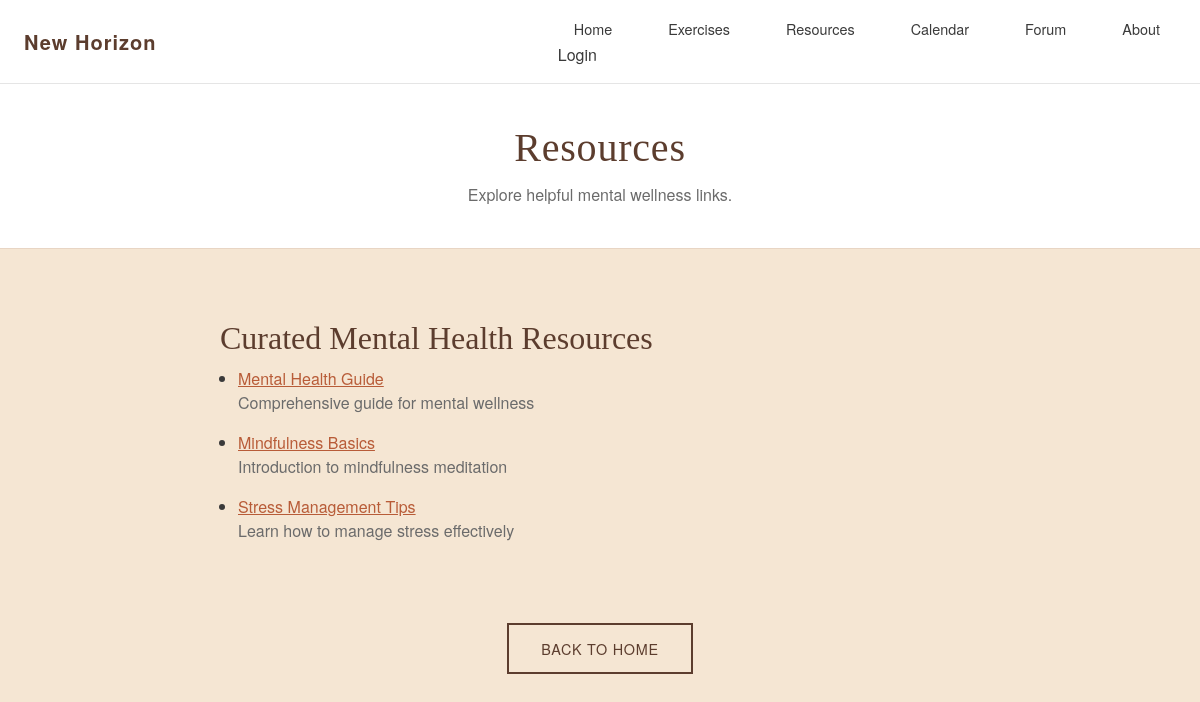
The app's page /resources.php with its own data.
### tables this page shows
CREATE TABLE Resources (
    Resource_ID INT PRIMARY KEY AUTO_INCREMENT,
    Webpage_ID INT,
    Title VARCHAR(255) NOT NULL,
    Description TEXT,
    Resource_URL VARCHAR(500),
    FOREIGN KEY (Webpage_ID) REFERENCES Webpages(Webpage_ID) ON DELETE SET NULL,
    INDEX idx_webpage (Webpage_ID)
);

### resources.php (the view, shortened to what this page needs)
<?php
require_once __DIR__ . '/class_db.php';
function h($str) {
    return htmlspecialchars($str ?? '', ENT_QUOTES, 'UTF-8');
}
?>
<!DOCTYPE html>
<html lang="en">
<head>
  <link rel="stylesheet" href="frontend/css/base.css">
  <link rel="stylesheet" href="frontend/css/resources.css">
</head>
<body class="exercises-body">
  <header class="site-header">
    <nav class="nav">
      <a class="brand" href="/group8/frontend/index.html">New Horizon</a>
      <div class="nav-container">
        <ul class="nav-links">
          <li><a href="/group8/frontend/index.html">Home</a></li>
          <li><a href="/group8/exercises.php">Exercises</a></li>
          <li><a href="/group8/resources.php">Resources</a></li>
          <li><a href="/group8/frontend/pages/calendar.html">Calendar</a></li>
          <li><a href="/group8/frontend/pages/forum.html">Forum</a></li>
          <li><a href="/group8/frontend/pages/about.html">About</a></li>
        </ul>
        <div class="auth-buttons">
          <a href="/group8/frontend/pages/login.html" class="btn-header btn-login" id="login-button-container">Login</a>
        </div>
      </div>
    </nav>
  </header>
  <main>
    <section class="resources-hero">
      <h1>Resources</h1>
      <p>Explore helpful mental wellness links.</p>
    </section>
    <section class="resources-section">
      <h2>Curated Mental Health Resources</h2>
      <?php
        $sql = "
          SELECT r.Resource_ID, r.Title, r.Description, r.Resource_URL
          FROM Resources r
          JOIN Webpages w ON r.Webpage_ID = w.Webpage_ID
          WHERE w.Handle = 'resources'
          ORDER BY r.Title
        ";
        $result = $mysqli->query($sql);
        if (!$result) {
            echo '<p>Sorry, we could not load resources at this time. Please try again later.</p>';
        } elseif ($result->num_rows === 0) {
            echo '<p>No resources have been added yet. Please check back soon.</p>';
        } else {
            echo '<ul class="resources-list">';
            while ($row = $result->fetch_assoc()) {
                echo '<li class="resource-item">';
                echo '  <a href="' . h($row['Resource_URL']) . '" target="_blank" rel="noopener">';
                echo        h($row['Title']);
                echo '  </a>';
                if (!empty($row['Description'])) {
                    echo '<p class="resource-description">' . h($row['Description']) . '</p>';
                }
                echo '</li>';
            }
            echo '</ul>';
        }
      ?>
    </section>
    <div class="resources-back">
      <a class="btn" href="/group8/frontend/index.html">Back to Home</a>
    </div>
  </main>
</body>
</html>

### frontend/css/base.css (style rules this page uses)
:root { --cream: #F5E6D3; --beige: #E8D5C4; --terracotta: #B85C38; --dark-brown: #5C3D2E; --text-dark: #3A3A3A; --text-light: #6B6B6B; --white: #FFFFFF; --gap-xs: 8px; --gap-sm: 16px; --gap-md: 24px; --gap-lg: 48px; --gap-xl: 80px; --font-body: 'Helvetica Neue', Arial, sans-serif; --font-heading: 'Georgia', serif; --max-width: 1200px; --border-radius: 4px; }
* { box-sizing: border-box; margin: 0; padding: 0; }
html { font-size: 16px; scroll-behavior: smooth; }
body { font-family: var(--font-body); color: var(--text-dark); background-color: var(--cream); line-height: 1.6; }
a { color: inherit; text-decoration: none; }
h1, h2, h3, h4, h5, h6 { font-family: var(--font-heading); line-height: 1.2; font-weight: 400; }
h1 { font-size: 2.5rem; letter-spacing: 0.02em; }
h2 { font-size: 2rem; margin-bottom: var(--gap-md); }
p { margin-bottom: var(--gap-sm); color: var(--text-light); }
.site-header { background-color: var(--white); border-bottom: 1px solid rgba(0, 0, 0, 0.1); position: sticky; top: 0; z-index: 100; padding: 0 var(--gap-md); }
.nav { display: flex; align-items: center; justify-content: space-between; padding: var(--gap-sm) 0; width: 100%; max-width: var(--max-width); margin: 0 auto; }
.brand { font-size: 1.25rem; font-weight: 600; color: var(--dark-brown); letter-spacing: 0.05em; flex-shrink: 0; }
.nav-links { display: flex; list-style: none; gap: var(--gap-md); margin: 0; padding: 0; }
.nav-links a { color: var(--text-dark); font-size: 0.9rem; padding: var(--gap-xs) var(--gap-sm); border-radius: var(--border-radius); transition: all 0.2s ease; }
.btn { display: inline-block; padding: 12px 32px; border: 2px solid var(--dark-brown); background-color: transparent; color: var(--dark-brown); font-size: 0.9rem; font-weight: 500; letter-spacing: 0.05em; text-transform: uppercase; transition: all 0.3s ease; cursor: pointer; }

### frontend/css/resources.css (style rules this page uses)
.resources-hero { text-align: center; padding: 40px 20px; background-color: var(--white); border-bottom: 1px solid var(--beige); }
.resources-hero h1 { color: var(--dark-brown); font-family: var(--font-heading); margin-bottom: 10px; }
.resources-hero p { color: var(--text-light); max-width: 600px; margin: 0 auto; }
.resources-section { padding: 40px 20px; max-width: 800px; margin: 0 auto; }
.resources-section h2 { color: var(--dark-brown); font-family: var(--font-heading); margin-top: 30px; margin-bottom: 10px; }
.resources-section ul { padding-left: 18px; margin-bottom: 20px; }
.resources-section li { margin-bottom: 10px; line-height: 1.5; }
.resources-section a { color: var(--terracotta); text-decoration: underline; }
.resources-back { text-align: center; margin-top: 20px; }

### records on screen
resources: Title "Mental Health Guide", Description "Comprehensive guide for mental wellness"
resources: Title "Mindfulness Basics", Description "Introduction to mindfulness meditation"
resources: Title "Stress Management Tips", Description "Learn how to manage stress effectively"
